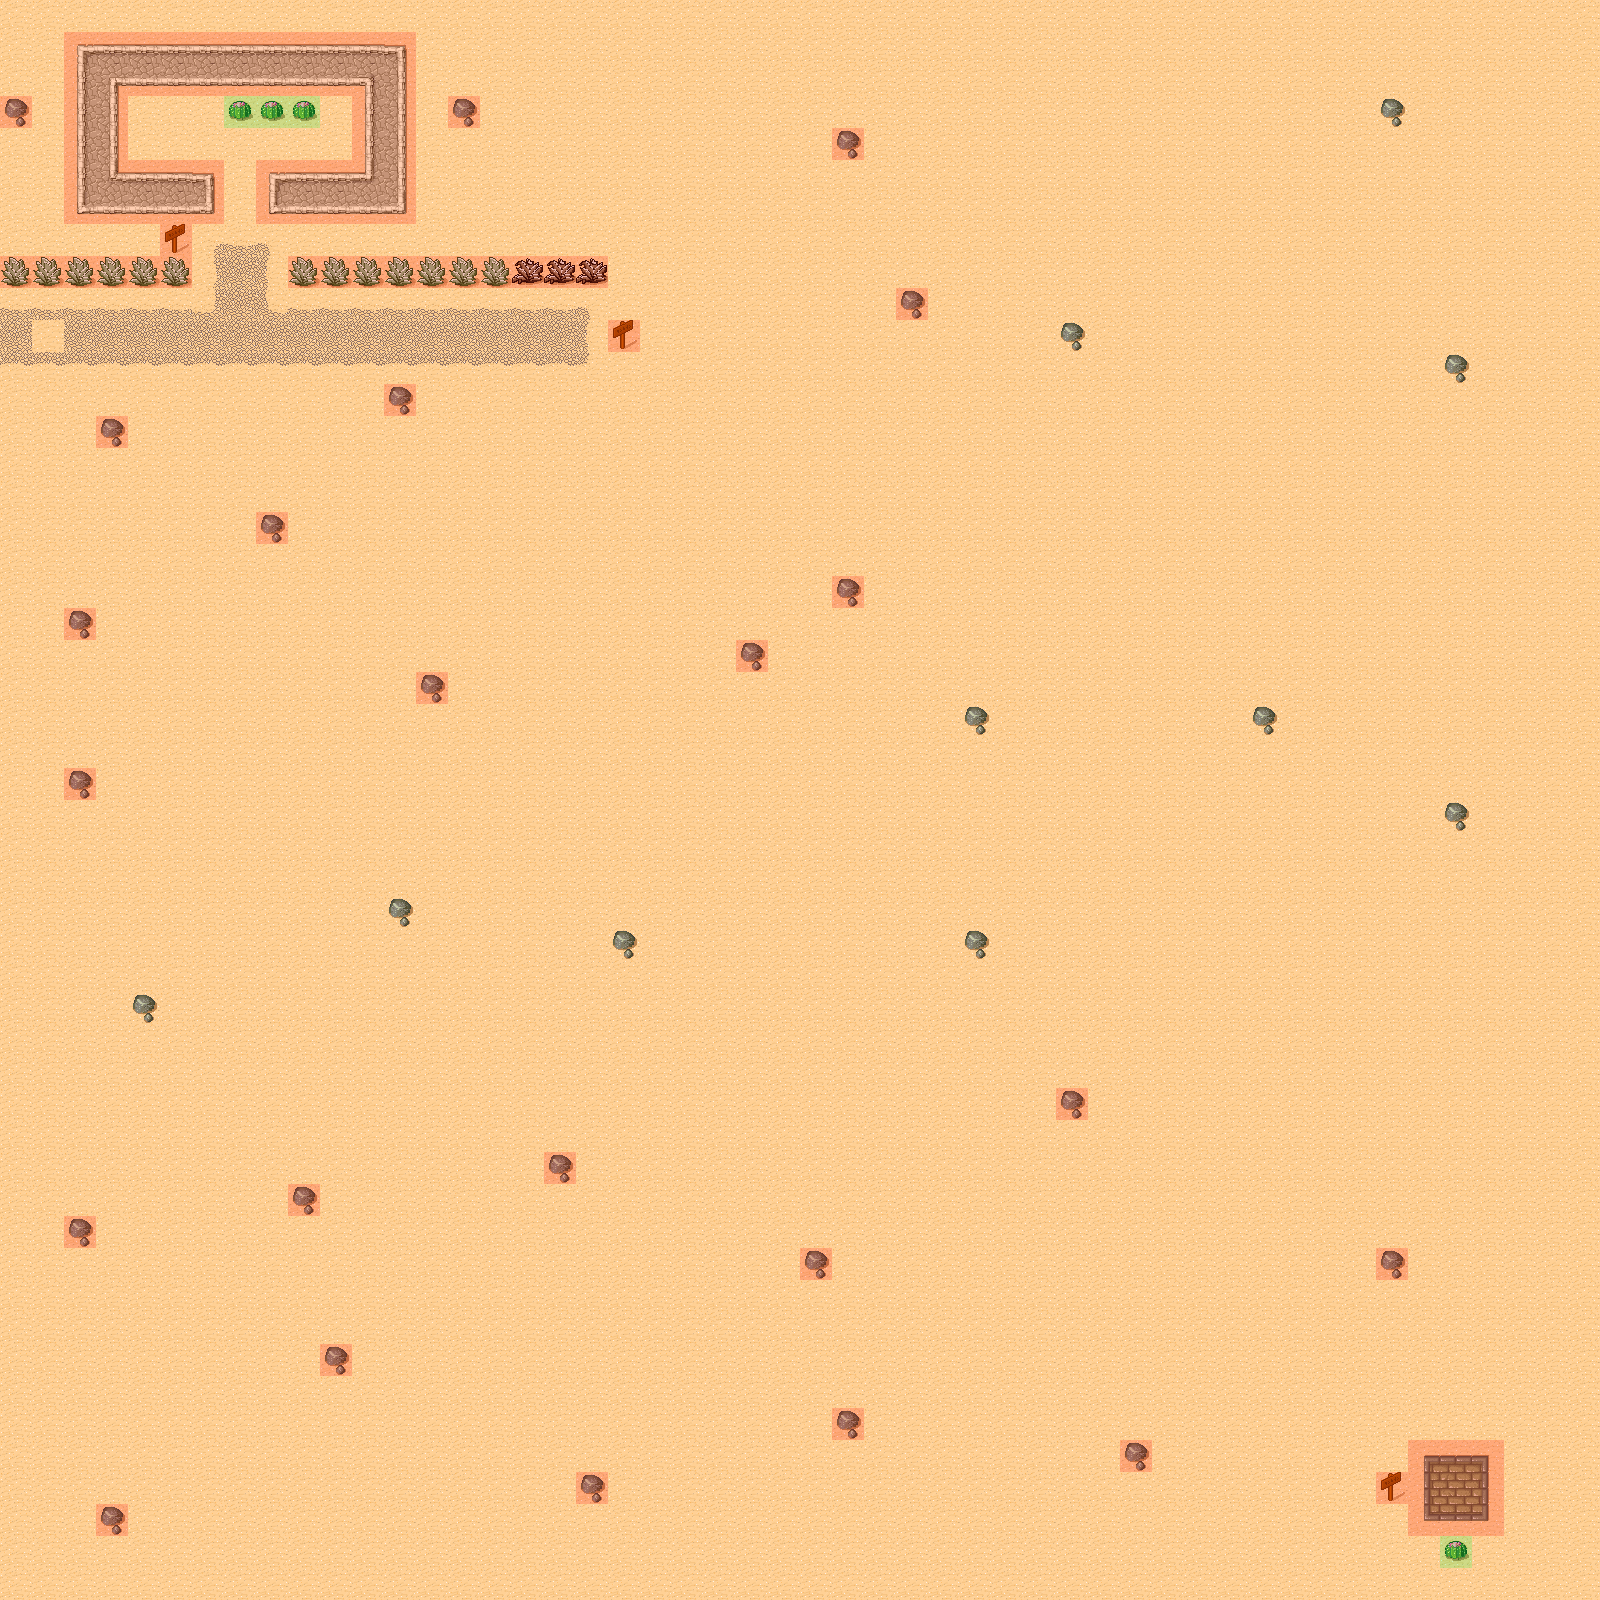

A 2D game scene composited from a Tiled map and its tileset images. What follows is a short description and the map's XML, with each tile layer's data collapsed to a summary:
An orthogonal 50x50 tile map with 32x32 px tiles, 3 tile layers (Background, Foreground, Meta), 2 tilesets and 10 objects (9x EnemySpawn, SpawnPoint).

<map version="1.0" orientation="orthogonal" width="50" height="50" tilewidth="32" tileheight="32">
 <tileset firstgid="1" name="tmw_desert_spacing" tilewidth="32" tileheight="32" spacing="1" margin="1">
  <image source="tmw_desert_spacing.png" width="265" height="199" />
 </tileset>
 <tileset firstgid="49" name="meta_tiles" tilewidth="32" tileheight="32" spacing="1" margin="1">
  <image source="meta_tiles.png" width="67" height="34" />
  <tile id="0">
   <properties>
    <property name="Collidable" value="True" />
   </properties>
  </tile>
  <tile id="1">
   <properties>
    <property name="Collectable" value="True" />
   </properties>
  </tile>
 </tileset>
 <layer name="Background" width="50" height="50">
  <data>[2500 cells, 2500 non-empty, 36 distinct tile ids]</data>
 </layer>
 <objectgroup name="Objects" width="0" height="0">
  <object name="SpawnPoint" x="45" y="337" />
  <object name="EnemySpawn" x="265" y="1073">
   <properties>
    <property name="Enemy" value="1" />
   </properties>
  </object>
  <object name="EnemySpawn" x="649" y="623">
   <properties>
    <property name="Enemy" value="1" />
   </properties>
  </object>
  <object name="EnemySpawn" x="844" y="177">
   <properties>
    <property name="Enemy" value="1" />
   </properties>
  </object>
  <object name="EnemySpawn" x="1097" y="1297">
   <properties>
    <property name="Enemy" value="1" />
   </properties>
  </object>
  <object name="EnemySpawn" x="1161" y="1233">
   <properties>
    <property name="Enemy" value="1" />
   </properties>
  </object>
  <object name="EnemySpawn" x="1097" y="1234">
   <properties>
    <property name="Enemy" value="1" />
   </properties>
  </object>
  <object name="EnemySpawn" x="1097" y="1360">
   <properties>
    <property name="Enemy" value="1" />
   </properties>
  </object>
  <object name="EnemySpawn" x="1224" y="1233">
   <properties>
    <property name="Enemy" value="1" />
   </properties>
  </object>
  <object name="EnemySpawn" x="1161" y="1298">
   <properties>
    <property name="Enemy" value="1" />
   </properties>
  </object>
 </objectgroup>
 <layer name="Foreground" width="50" height="50">
  <data>[2500 cells, 4 non-empty, 1 distinct tile ids]</data>
 </layer>
 <layer name="Meta" width="50" height="50">
  <data>[2500 cells, 105 non-empty, 2 distinct tile ids]</data>
 </layer>
</map>
